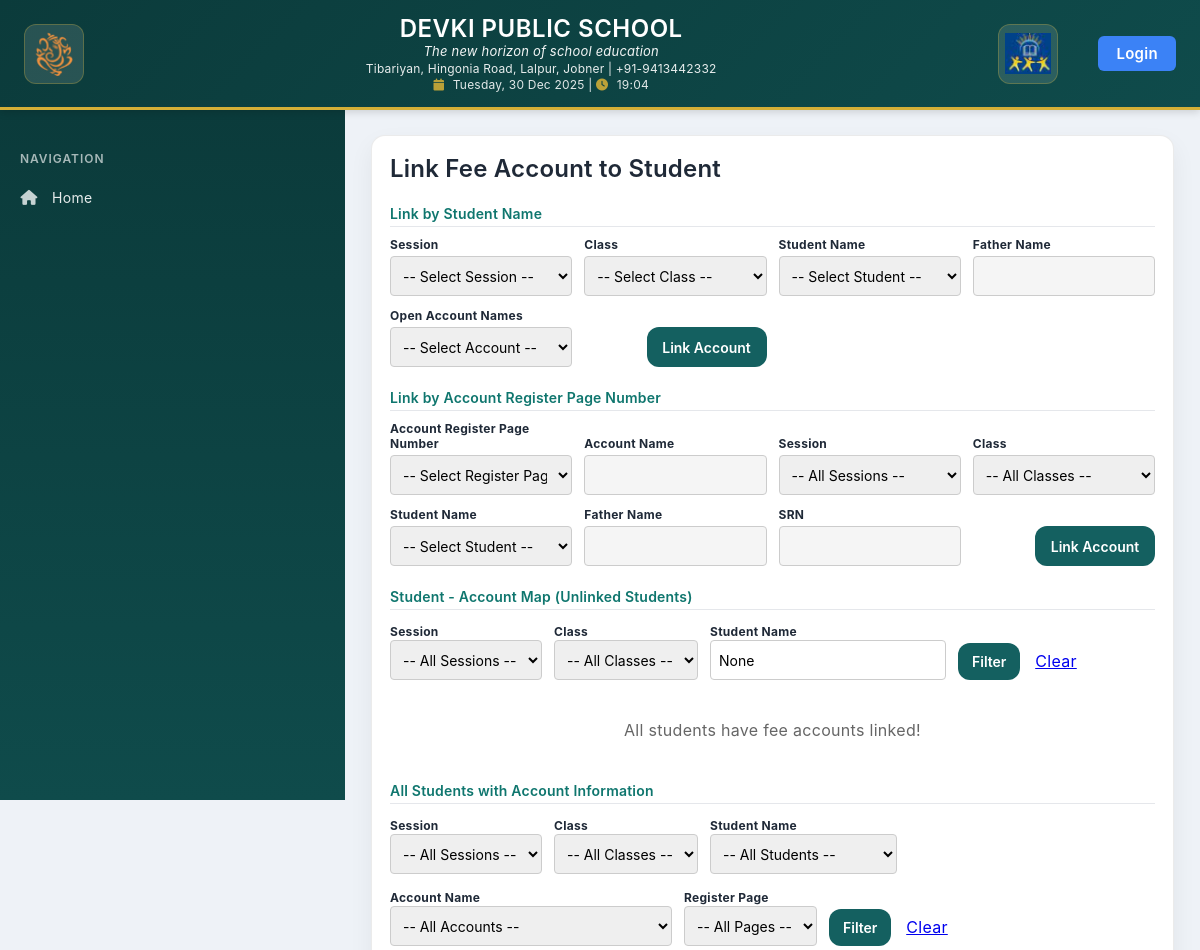
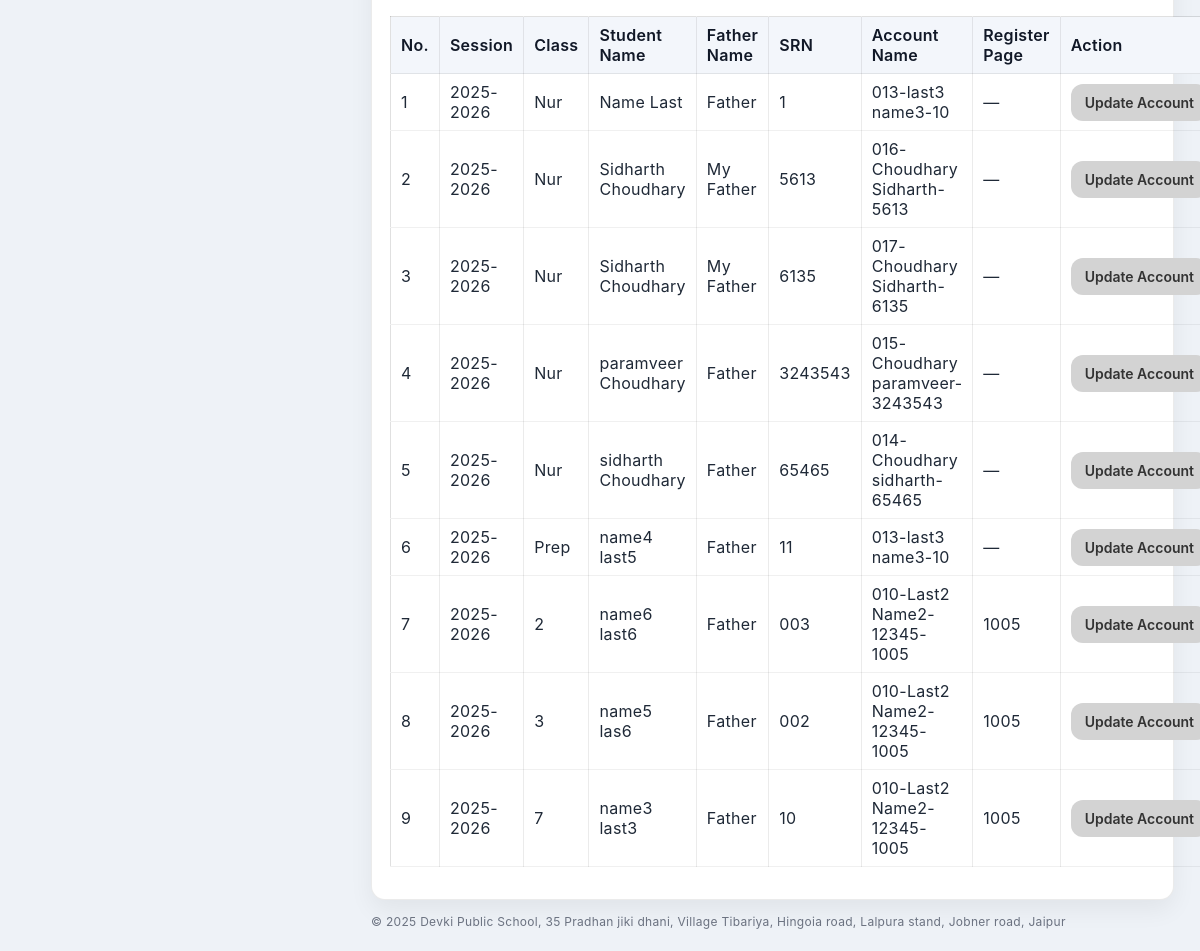
The page /students/link-fee-account/ on the database as committed earlier (2 pictures, top to bottom).
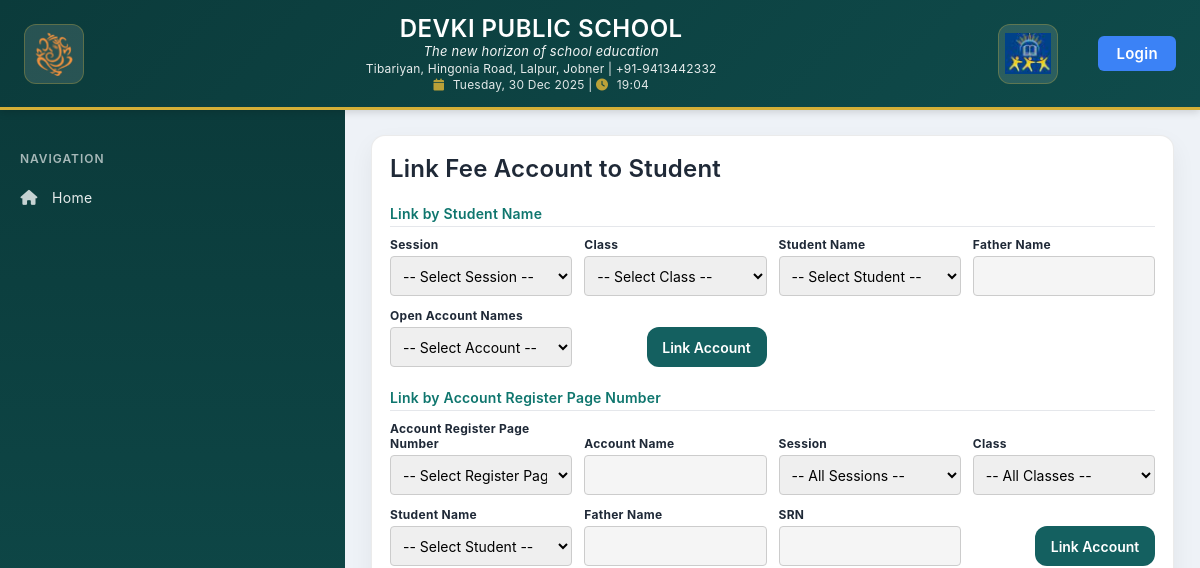
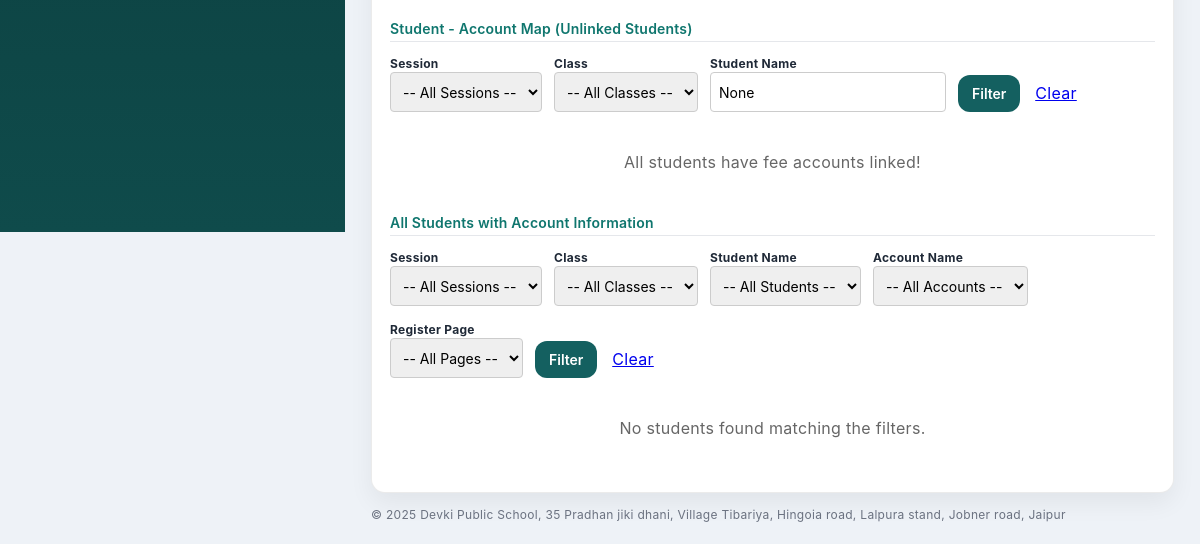
The same page on the database as committed later (2 pictures, top to bottom).
### students/models.py (models this page shows, shortened)
class Student(models.Model):
    CLASS_CHOICES = [
        (1, '1'),
        (2, '2'),
        (3, '3'),
        (4, '4'),
        (5, '5'),
        (6, '6'),
        (7, '7'),
        (8, '8'),
        (9, '9'),
        (10, '10'),
        (11, '11'),
        (12, '12'),
    ]
    GENDER_CHOICES = [
        ('male', 'Male'),
        ('female', 'Female'),
        ('3rd_gender', '3rd Gender'),
    ]
    first_name = models.CharField(max_length=100, default='')
    last_name = models.CharField(max_length=100, default='')
    date_of_birth = models.DateField(null=True, blank=True)
    gender = models.CharField(max_length=20, choices=GENDER_CHOICES)
    fathers_name = models.CharField(max_length=200)
    mothers_name = models.CharField(max_length=200)
    gardians_name = models.CharField(max_length=200, blank=True, null=True)
    medical_conditions = models.TextField(blank=True, null=True)
    dietary_restrictions = models.TextField(blank=True, null=True)
    fathers_phone = models.CharField(max_length=20, blank=True, null=True)
    mothers_phone = models.CharField(max_length=20, blank=True, null=True)
    gardians_phone = models.CharField(max_length=20, blank=True, null=True)
    student_class = models.ForeignKey('Class', on_delete=models.SET_NULL, null=True, related_name='students_in_class')
    transport_method = models.BooleanField(default=False, verbose_name='Uses School Bus')
    previous_school = models.CharField(max_length=200, blank=True, null=True)
    srn = models.CharField(max_length=50, blank=True, null=True, unique=True, verbose_name='Student Registration Number')
    rte = models.BooleanField(default=False, verbose_name='Right to Education')
    primary_account_holder = models.BooleanField(default=False, verbose_name='Primary Account Holder')
    admission_date = models.DateField(blank=True, null=True, verbose_name='Admission Date')
    fees_account = models.ForeignKey('FeesAccount', on_delete=models.SET_NULL, null=True, blank=True, related_name='students')
    session = models.ForeignKey('dailyLedger.Session', on_delete=models.SET_NULL, null=True, blank=True, related_name='students')
    image = models.ImageField(upload_to='students/', blank=True, null=True)
    created_at = models.DateTimeField(auto_now_add=True)
    updated_at = models.DateTimeField(auto_now=True)
    class Meta:
        ordering = ['student_class__age', 'first_name', 'last_name']

class Class(models.Model):
    class_name = models.CharField(max_length=100, unique=True)
    class_code = models.CharField(max_length=5, unique=True, blank=True, null=True)
    age = models.IntegerField()
    created_at = models.DateTimeField(auto_now_add=True)
    updated_at = models.DateTimeField(auto_now=True)
    class Meta:
        ordering = ['age']
        verbose_name_plural = "Classes"

class FeesAccount(models.Model):
    STATUS_CHOICES = [
        ('open', 'Open'),
        ('closed', 'Closed'),
    ]
    account_id = models.CharField(max_length=10, unique=True, editable=False)
    name = models.CharField(max_length=100, default='Unnamed Account')
    account_open = models.DateField()
    account_status = models.CharField(max_length=20, choices=STATUS_CHOICES, default='open')
    account_close = models.DateField(null=True, blank=True)
    register_page = models.CharField(max_length=100, blank=True, null=True)
    created_at = models.DateTimeField(auto_now_add=True)
    updated_at = models.DateTimeField(auto_now=True)
    class Meta:
        ordering = ['-created_at']
        verbose_name_plural = "Fees Accounts"

### dailyLedger/models.py (models this page shows, shortened)
class Session(models.Model):
    STATUS_CHOICES = [
        ("", "-- Select Status --"),
        ("next_session", "Next Session"),
        ("current_session", "Current Session"),
        ("old_session", "Old Session"),
    ]
    session = models.CharField(max_length=80, unique=True)
    status = models.CharField(max_length=20, choices=STATUS_CHOICES, default="", blank=True)
    created_at = models.DateTimeField(auto_now_add=True)
    class Meta:
        ordering = ["-session"]

### students/views.py (the view, shortened to what this page needs)
# urls.py: path('link-fee-account/', views.link_fee_account, name='link_fee_account'),
def link_fee_account(request):
    from dailyLedger.models import Session
    sessions = Session.objects.all()
    classes = Class.objects.all().order_by('age')
    open_accounts = FeesAccount.objects.filter(account_status='open')
    students = Student.objects.all()
    students_no_account = Student.objects.filter(fees_account__isnull=True)
    session_filter = request.GET.get('session_filter')
    class_filter = request.GET.get('class_filter')
    student_name_filter = request.GET.get('student_name_filter')
    if session_filter:
        students_no_account = students_no_account.filter(session_id=session_filter)
    if class_filter:
        students_no_account = students_no_account.filter(student_class_id=class_filter)
    if student_name_filter:
        students_no_account = students_no_account.filter(
            first_name__icontains=student_name_filter) | students_no_account.filter(last_name__icontains=student_name_filter)
    all_students = Student.objects.all().select_related('session', 'student_class', 'fees_account')
    session_filter_p4 = request.GET.get('session_filter_p4', '').strip()
    class_filter_p4 = request.GET.get('class_filter_p4', '').strip()
    student_name_filter_p4 = request.GET.get('student_name_filter_p4', '').strip()
    account_name_filter_p4 = request.GET.get('account_name_filter_p4', '').strip()
    register_page_filter_p4 = request.GET.get('register_page_filter_p4', '').strip()
    filtered_students = all_students
    if session_filter_p4:
        try:
            filtered_students = filtered_students.filter(session_id=int(session_filter_p4))
        except (ValueError, TypeError):
            pass
    if class_filter_p4:
        try:
            filtered_students = filtered_students.filter(student_class_id=int(class_filter_p4))
        except (ValueError, TypeError):
            pass
    if student_name_filter_p4 and student_name_filter_p4 != 'None':
        try:
            filtered_students = filtered_students.filter(id=int(student_name_filter_p4))
        except (ValueError, TypeError):
            pass
    if account_name_filter_p4 and account_name_filter_p4 != 'None':
        try:
            filtered_students = filtered_students.filter(fees_account_id=int(account_name_filter_p4))
        except (ValueError, TypeError):
            pass
    if register_page_filter_p4 and register_page_filter_p4 != 'None':
        filtered_students = filtered_students.filter(fees_account__register_page=register_page_filter_p4)
    pre_selected_student_id = request.GET.get('student_id')
    context = {
        'sessions': sessions,
        'classes': classes,
        'open_accounts': open_accounts,
        'students': students,
        'students_no_account': students_no_account,
        'all_students': all_students,
        'filtered_students': filtered_students,
        'session_filter': session_filter,
        'class_filter': class_filter,
        'student_name_filter': student_name_filter,
        'session_filter_p4': session_filter_p4,
        'class_filter_p4': class_filter_p4,
        'student_name_filter_p4': student_name_filter_p4,
        'account_name_filter_p4': account_name_filter_p4,
        'register_page_filter_p4': register_page_filter_p4,
        'pre_selected_student_id': pre_selected_student_id,
    }
    return render(request, 'students/link_fee_account.html', context)

### students/templates/students/link_fee_account.html (shortened to what the changed rows need)
{% extends 'website/base.html' %}
{% block content %}
<h2 style="margin-top:0;">Link Fee Account to Student</h2>
<div class="card" style="margin-bottom:14px;">
  <h3 class="form-section">All Students with Account Information</h3>
  <form method="get" style="display:flex; gap:12px; align-items:end; flex-wrap:wrap; margin-bottom: 20px;">
    <div>
      <br>
    </div>
    <div>
      <br>
    </div>
    <div>
      <br>
    </div>
    <div>
      <br>
    </div>
    <div>
      <br>
    </div>
    <div>
    </div>
  </form>
  {% if filtered_students %}
    <table>
      <tr>
        <th>No.</th>
        <th>Session</th>
        <th>Class</th>
        <th>Student Name</th>
        <th>Father Name</th>
        <th>SRN</th>
        <th>Account Name</th>
        <th>Register Page</th>
        <th>Action</th>
      </tr>
      {% for student in filtered_students %}
      <tr>
        <td>{{ forloop.counter }}</td>
        <td>{{ student.session.session|default:"—" }}</td>
        <td>{{ student.student_class.class_code|default:"—" }}</td>
        <td>{{ student.first_name }} {{ student.last_name }}</td>
        <td>{{ student.fathers_name }}</td>
        <td>{{ student.srn|default:"—" }}</td>
        <td>{{ student.fees_account.name|default:"Not Linked" }}</td>
        <td>{{ student.fees_account.register_page|default:"—" }}</td>
        <td class="actions">
          <form method="post" style="display: inline;">
            <button type="submit" class="btn-edit">Update Account</button>
          </form>
        </td>
      </tr>
      {% endfor %}
    </table>
  {% else %}
    <p style="padding: 20px; text-align: center; color: #666;">No students found matching the filters.</p>
  {% endif %}
</div>
{% endblock %}

Rows that differ between the two databases and show on the page:
removed Student: session.session "2025-2026", student_class.class_code "Nur", first_name "Name", last_name "Last", fathers_name "Father", srn "1", fees_account.name "013-last3 name3-10", fees_account.register_page "—"
removed Student: session.session "2025-2026", student_class.class_code "Nur", first_name "Sidharth", last_name "Choudhary", fathers_name "My Father", srn "5613", fees_account.name "016-Choudhary Sidharth-5613", fees_account.register_page "—"
removed Student: session.session "2025-2026", student_class.class_code "Nur", first_name "Sidharth", last_name "Choudhary", fathers_name "My Father", srn "6135", fees_account.name "017-Choudhary Sidharth-6135", fees_account.register_page "—"
removed Student: session.session "2025-2026", student_class.class_code "Nur", first_name "paramveer", last_name "Choudhary", fathers_name "Father", srn "3243543", fees_account.name "015-Choudhary paramveer-3243543", fees_account.register_page "—"
removed Student: session.session "2025-2026", student_class.class_code "Nur", first_name "sidharth", last_name "Choudhary", fathers_name "Father", srn "65465", fees_account.name "014-Choudhary sidharth-65465", fees_account.register_page "—"
removed Student: session.session "2025-2026", student_class.class_code "Prep", first_name "name4", last_name "last5", fathers_name "Father", srn "11", fees_account.name "013-last3 name3-10", fees_account.register_page "—"
removed Student: session.session "2025-2026", student_class.class_code "2", first_name "name6", last_name "last6", fathers_name "Father", srn "003", fees_account.name "010-Last2 Name2-12345-1005", fees_account.register_page "1005"
removed Student: session.session "2025-2026", student_class.class_code "3", first_name "name5", last_name "las6", fathers_name "Father", srn "002", fees_account.name "010-Last2 Name2-12345-1005", fees_account.register_page "1005"
removed Student: session.session "2025-2026", student_class.class_code "7", first_name "name3", last_name "last3", fathers_name "Father", srn "10", fees_account.name "010-Last2 Name2-12345-1005", fees_account.register_page "1005"
Other text that changed with them:
text no longer shown: "No. Session Class Student Name Father Name SRN Account Name Register Page Action"
text now shown: "No students found matching the filters."
